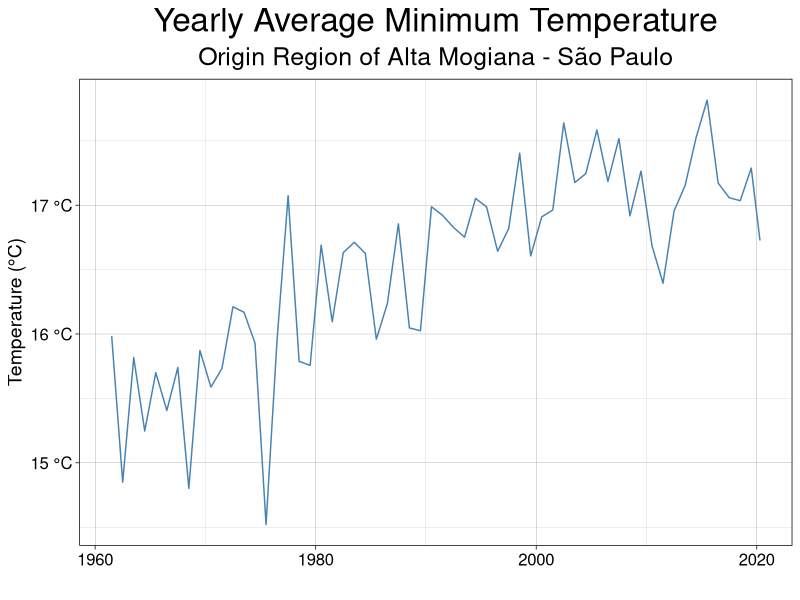
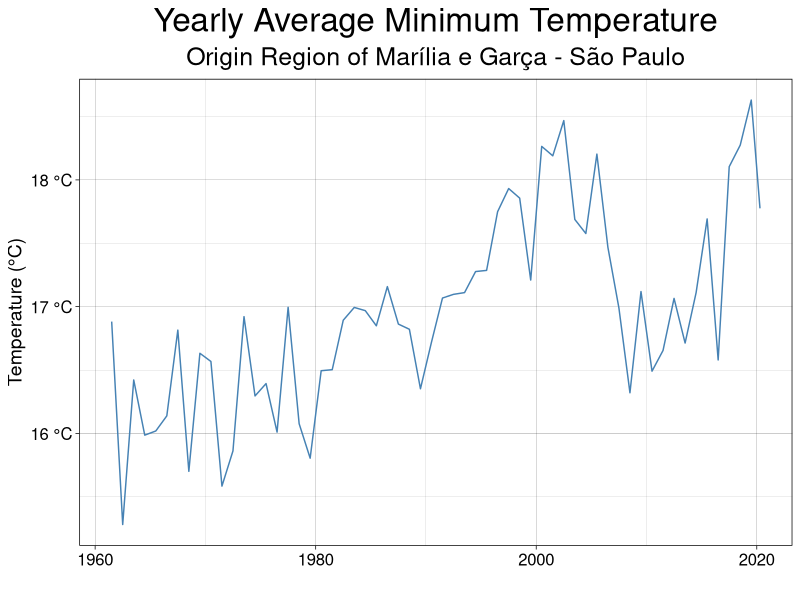
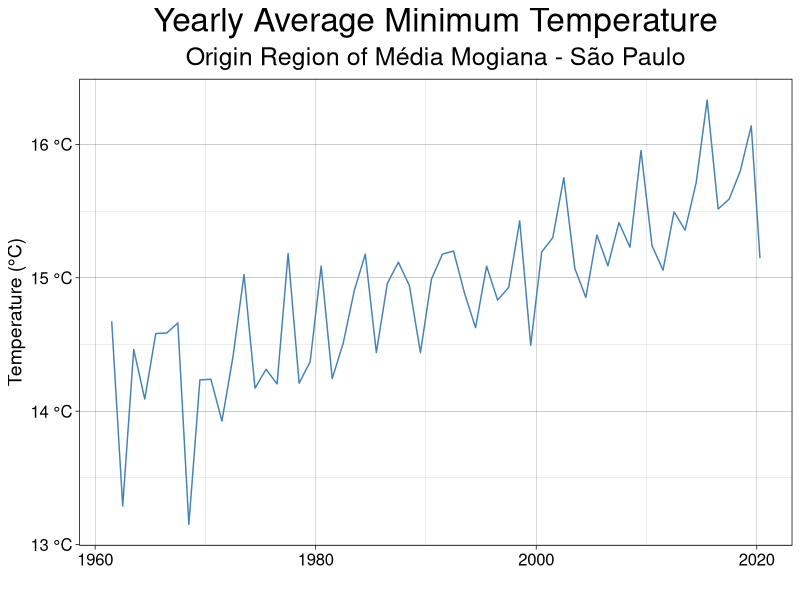
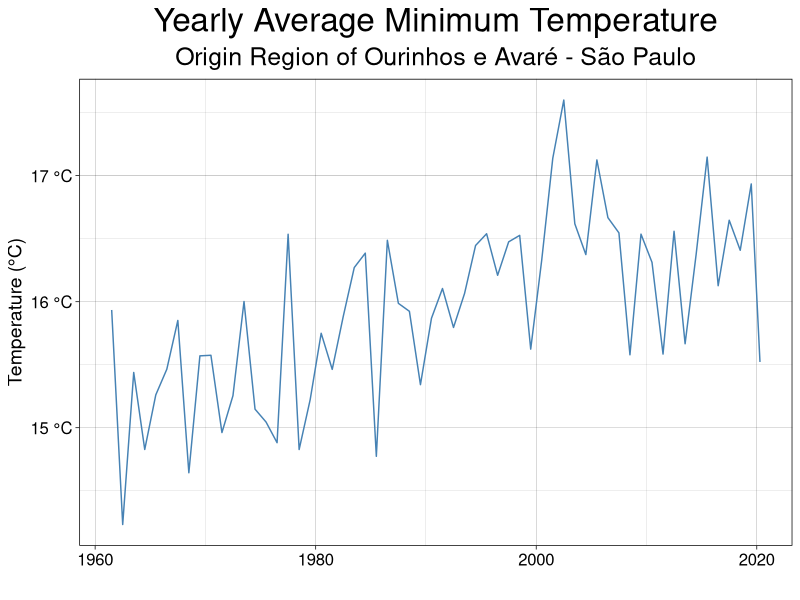
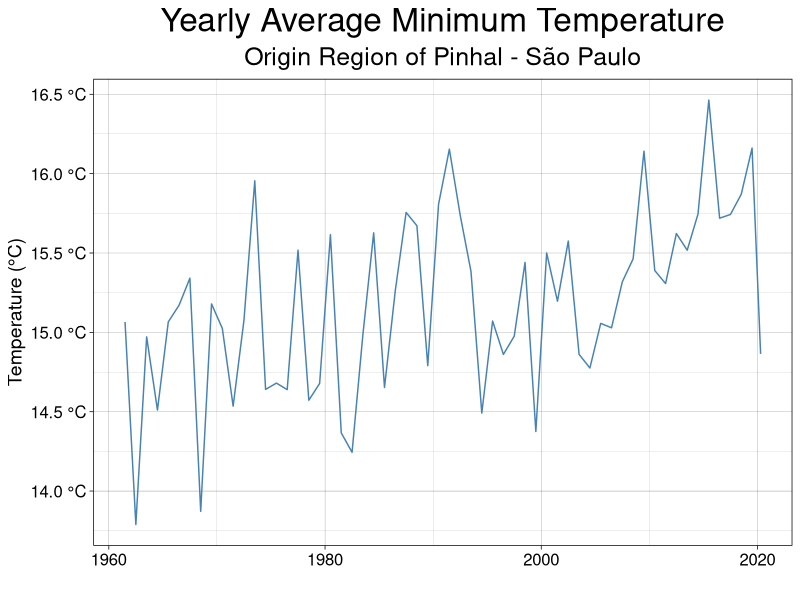
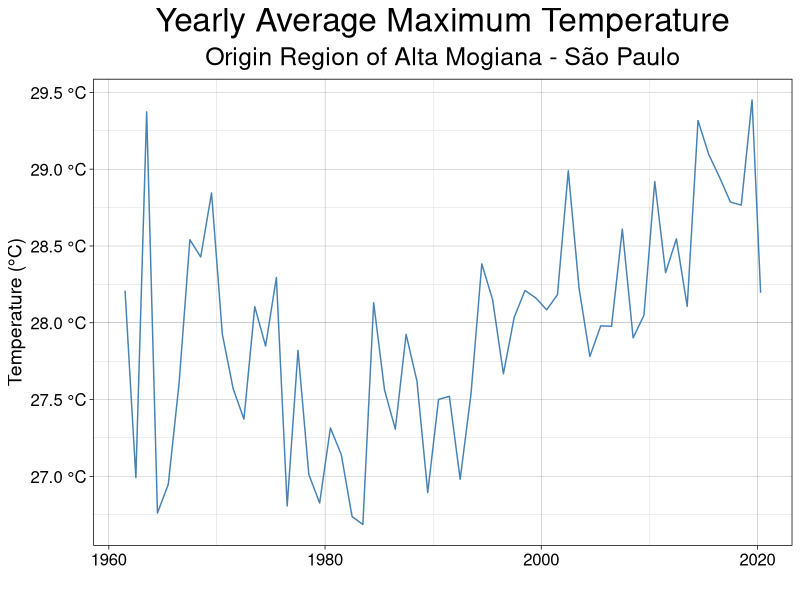
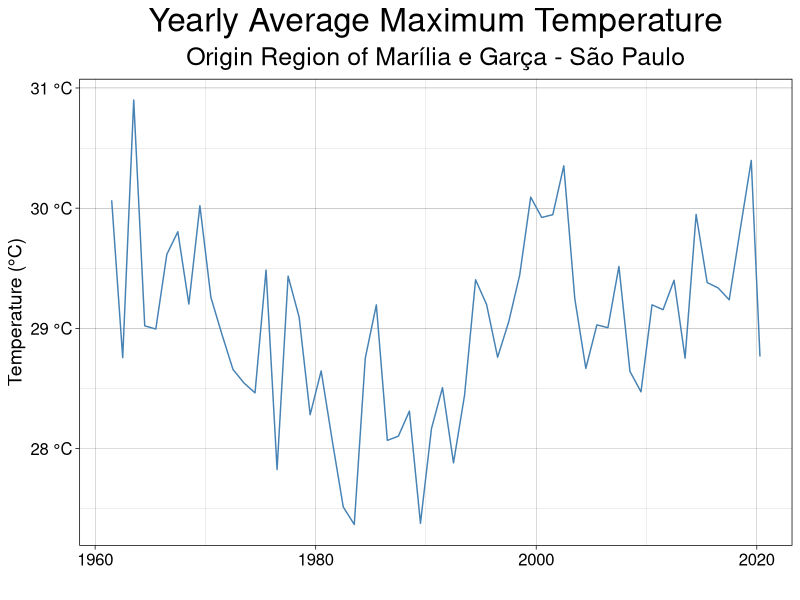
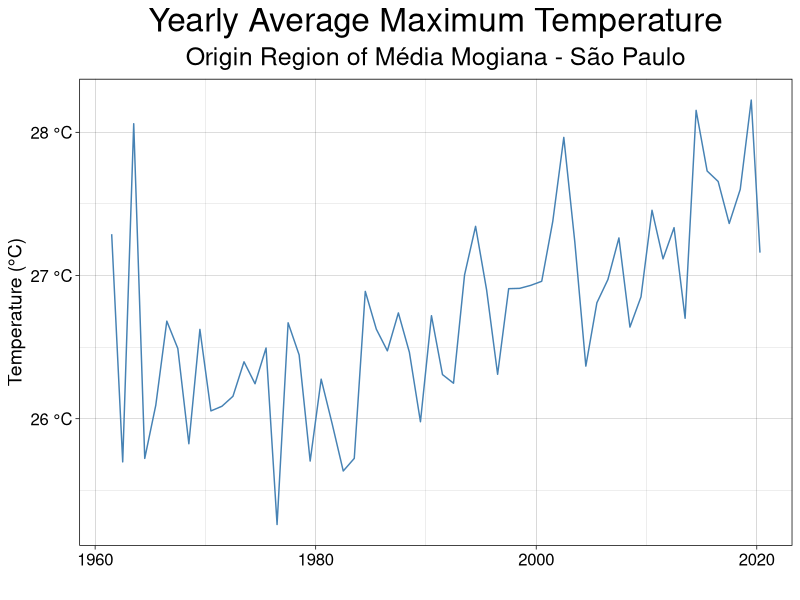

The R source for these figures, in order:
library(tidyverse)

# Dados --------------------------------------------------------------------------------------------------------------------------------------

climatology_areas_origem_sp <- read_csv("data/coffee-project/climatology_or_regional_yearly.csv") %>% 
  filter(UF == 'SP')

# Análise ------------------------------------------------------------------------------------------------------------

# Temperatura Mínima----------------------------------------------------------------------------------------------------------------

plot_list <- list()

regions <- climatology_areas_origem_sp$REGIAO_ORIGEM %>% unique()

for (region in regions){
  p <- climatology_areas_origem_sp %>% subset(REGIAO_ORIGEM == region) %>%  ggplot(aes(x=DATE)) +
    geom_line(aes(y=TMIN), color='steelblue') + 
    scale_x_date("", date_labels = "%Y") +
    scale_y_continuous("Temperature (°C)", labels = scales::unit_format(unit = '°C')) +
    labs(title="Yearly Average Minimum Temperature", subtitle = paste0('Origin Region of ', region, " - São Paulo")) +
    theme_linedraw() + 
    theme(axis.title = element_text(hjust=0.5, size = 14),
          axis.text = element_text(hjust=0.5, size = 12),
          plot.title = element_text(hjust=0.5, size = 24),
          plot.subtitle = element_text(hjust=0.5, size = 18))
  
  plot_list[[region]] <- p
}

# Save plots to tiff. Makes a separate file for each plot.
for (region in regions) {
  file_name = paste("images/visualizations/coffee_project/tmin_", region, ".png", sep="")
  png(file_name, width = 1280, height=720)
  print(plot_list[[region]])
  dev.off()
}

# Temperatura Máxima ------------------------------------------------------------------------------------------------------------------

plot_list <- list()

regions <- climatology_areas_origem_sp$REGIAO_ORIGEM %>% unique()

for (region in regions){
  p <- climatology_areas_origem_sp %>% subset(REGIAO_ORIGEM == region) %>%  ggplot(aes(x=DATE)) +
    geom_line(aes(y=TMAX), color='steelblue') + 
    scale_x_date("", date_labels = "%Y") +
    scale_y_continuous("Temperature (°C)", labels = scales::unit_format(unit = '°C')) +
    labs(title="Yearly Average Maximum Temperature", subtitle = paste0('Origin Region of ', region, " - São Paulo")) +
    theme_linedraw() + 
    theme(axis.title = element_text(hjust=0.5, size = 14),
          axis.text = element_text(hjust=0.5, size = 12),
          plot.title = element_text(hjust=0.5, size = 24),
          plot.subtitle = element_text(hjust=0.5, size = 18))
  
  plot_list[[region]] <- p
}

# Save plots to tiff. Makes a separate file for each plot.
for (region in regions) {
  file_name = paste("images/visualizations/coffee_project/tmax_", region, ".png", sep="")
  png(file_name, width = 1280, height=720)
  print(plot_list[[region]])
  dev.off()
}

# Precipitação ------------------------------------------------------------------------------------------------------------------

plot_list <- list()

regions <- climatology_areas_origem_sp$REGIAO_ORIGEM %>% unique()

for (region in regions){
  p <- climatology_areas_origem_sp %>% subset(REGIAO_ORIGEM == region) %>%  ggplot(aes(x=DATE)) +
    geom_line(aes(y=PREC), color='steelblue') + 
    scale_x_date("", date_labels = "%Y") +
    scale_y_continuous("Precipitation (mm)", labels = scales::unit_format(unit = 'mm')) +
    labs(title="Yearly Average Precipitation", subtitle = paste0('Origin Region of ', region, " - São Paulo")) +
    theme_linedraw() + 
    theme(axis.title = element_text(hjust=0.5, size = 14),
          axis.text = element_text(hjust=0.5, size = 12),
          plot.title = element_text(hjust=0.5, size = 24),
          plot.subtitle = element_text(hjust=0.5, size = 18))
  
  plot_list[[region]] <- p
}

# Save plots to tiff. Makes a separate file for each plot.
for (region in regions) {
  file_name = paste("images/visualizations/coffee_project/prec_", region, ".png", sep="")
  png(file_name, width = 1280, height=720)
  print(plot_list[[region]])
  dev.off()
}